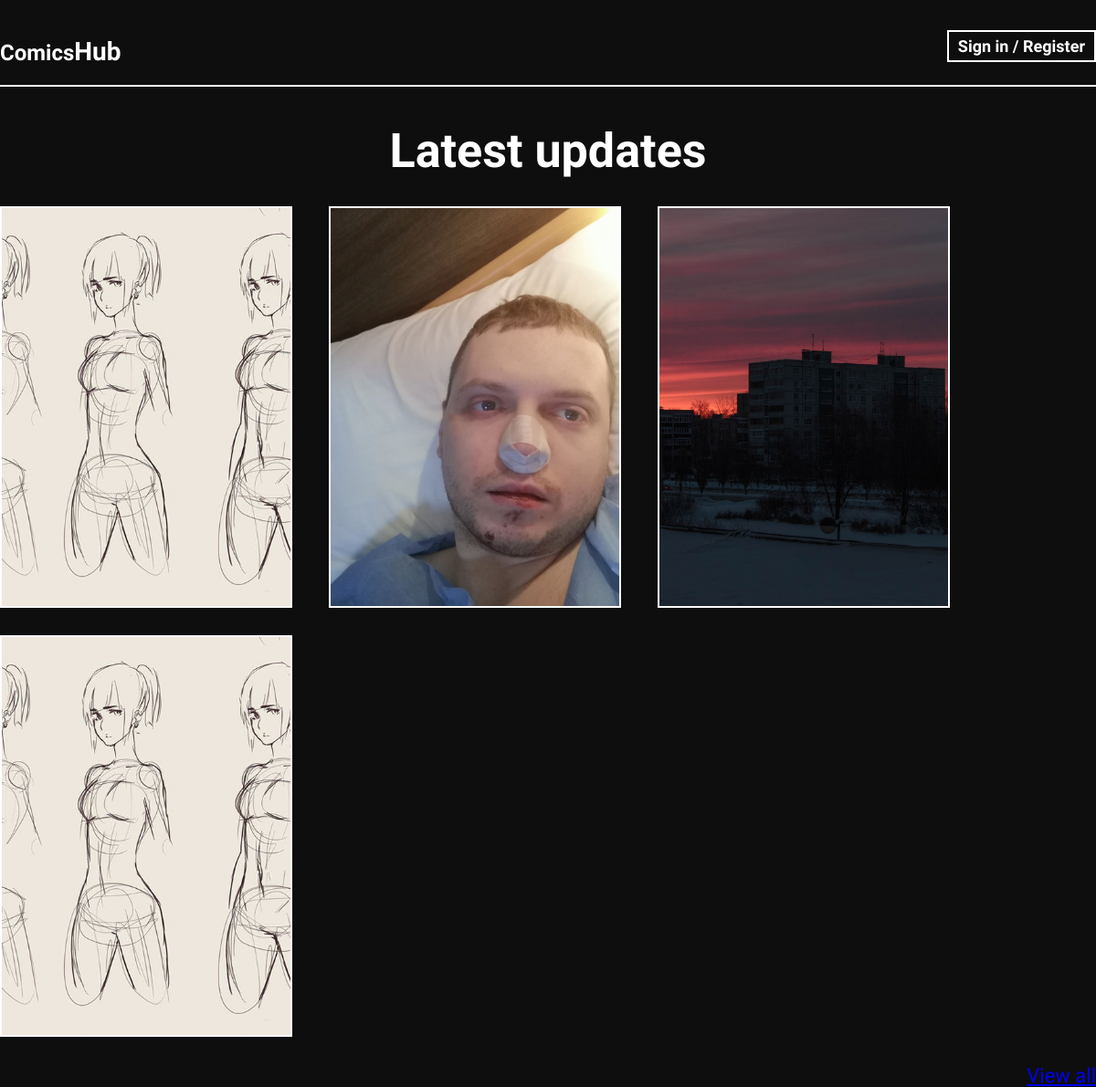
The app's page /, older data.
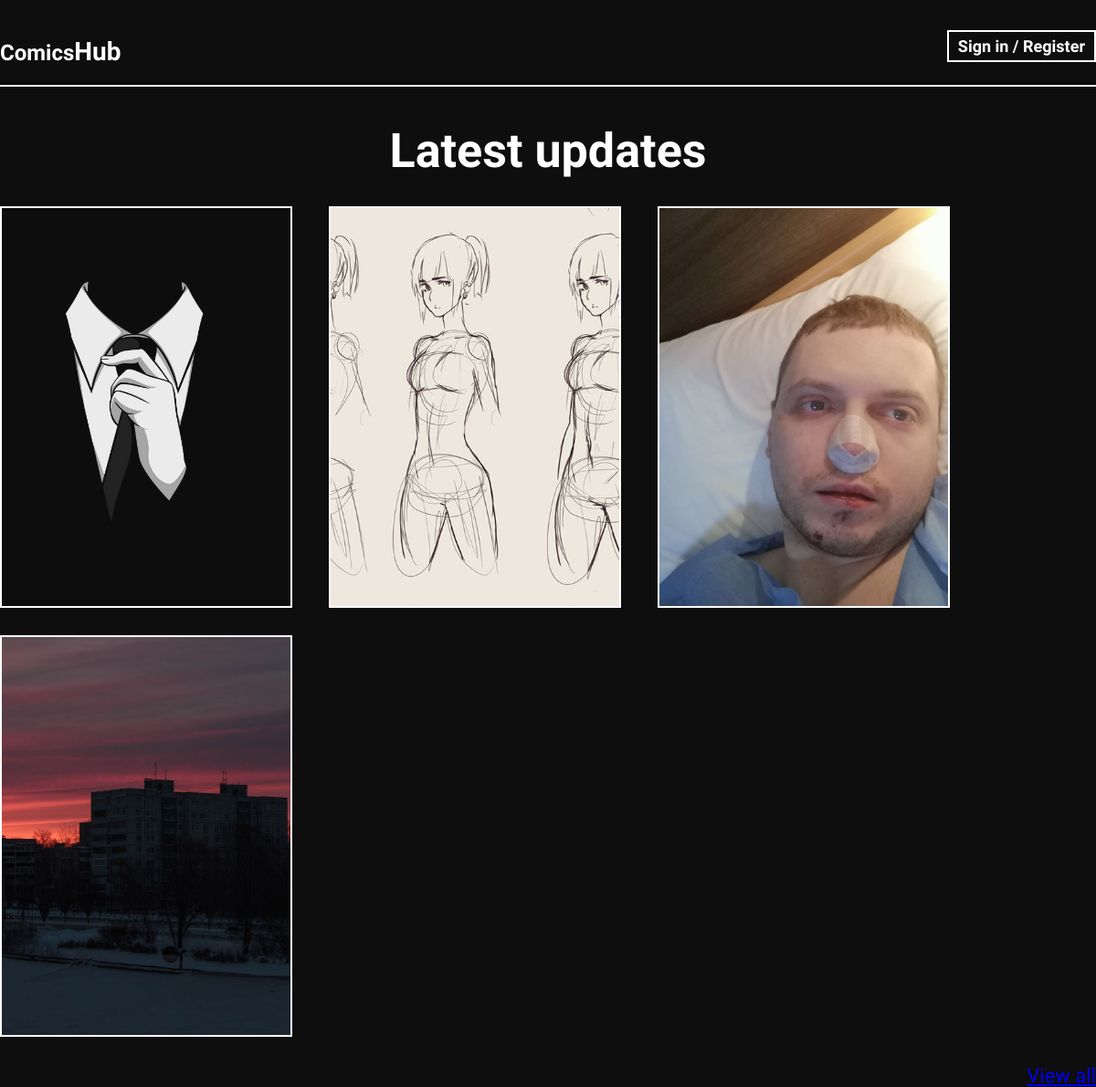
The same page, newer data.
### apps/comics/models.py (models this page shows, shortened)
class Comics(models.Model):
    title = models.CharField(max_length=150, verbose_name='Title')
    slug = AutoSlugField(populate_from='title', verbose_name='Comics url', unique=True)
    description = models.TextField(max_length=512, null=True, blank=True, verbose_name='Description')
    is_complete = models.BooleanField(default=False, verbose_name='Is complete')
    unique_views = models.ManyToManyField(IP, related_name='post_views', blank=True)
    created_at = models.DateTimeField(auto_now_add=True, verbose_name='Created at')
    updated_at = models.DateTimeField(auto_now=True, verbose_name='Updated at')
    preview_image = models.ImageField(
        upload_to=upload_function, verbose_name='Edit preview image',
        validators=[FileExtensionValidator(allowed_extensions=['jpg', 'jpeg'])]
    )
    like_dislikes = GenericRelation(LikesDislikes)
    tags = TaggableManager()
    author = models.ForeignKey(get_user_model(), null=True, on_delete=models.SET_NULL, verbose_name='Author')
    def total_unique_views(self):
        return self.unique_views.count()
    def get_preview_image(self):
        return mark_safe(f'<img src="{self.preview_image.url}" width="auto" height="130">')
    get_preview_image.short_description = 'Preview image'
    class Meta:
        verbose_name = 'Comic book'
        verbose_name_plural = 'Comics'
        ordering = ['-created_at']

### apps/comics/views.py (the view)
# urls.py: path('', ComicsViewPage.as_view(), name='home'),
class ComicsViewPage(views.View):
    def get(self, request, *args, **kwargs):
        comics = Comics.objects.prefetch_related('unique_views').order_by('-updated_at').only(
            'title', 'description', 'preview_image', 'slug'
        )[:4]
        context = {
            'comics': comics
        }
        return render(request, 'comics/comics_main_page.html', context=context)

### apps/comics/templates/comics/comics_main_page.html (shortened to what this page needs)
{% extends 'base.html' %}
{% load static %}
{% block content %}
    <h1 class="card-title">Latest updates</h1>
    <div class="card-rows">
        {% for item in comics %}
            <div class="card">
                <img class="card-img" src="{{ item.preview_image.url }}" alt="">
            </div>
        {% endfor %}
    </div>
    <div class="view-all-comics"><a href="{% url 'all-comics' %}">View all</a></div>
{% endblock content %}

Row changes from the older to the newer data that the page shows:
no longer on this page (row unchanged): Comics: preview_image (picture)
added Comics: preview_image (picture)
